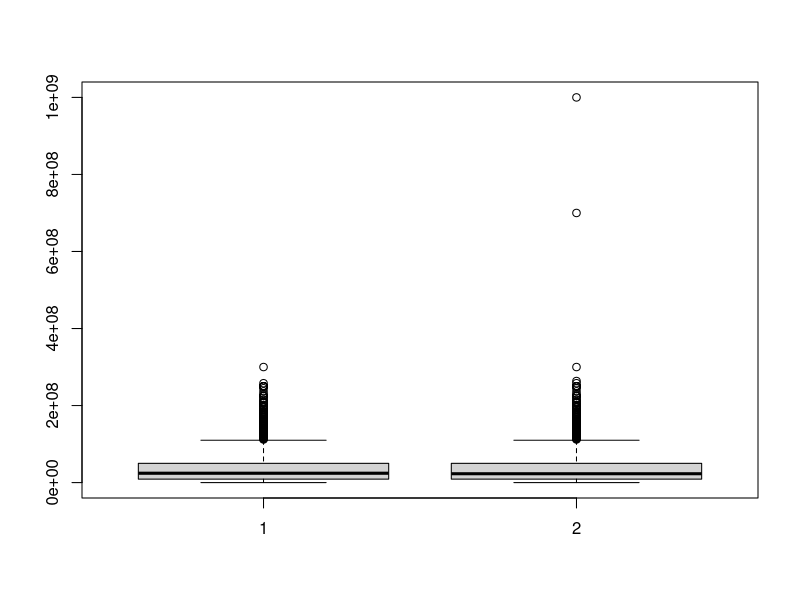
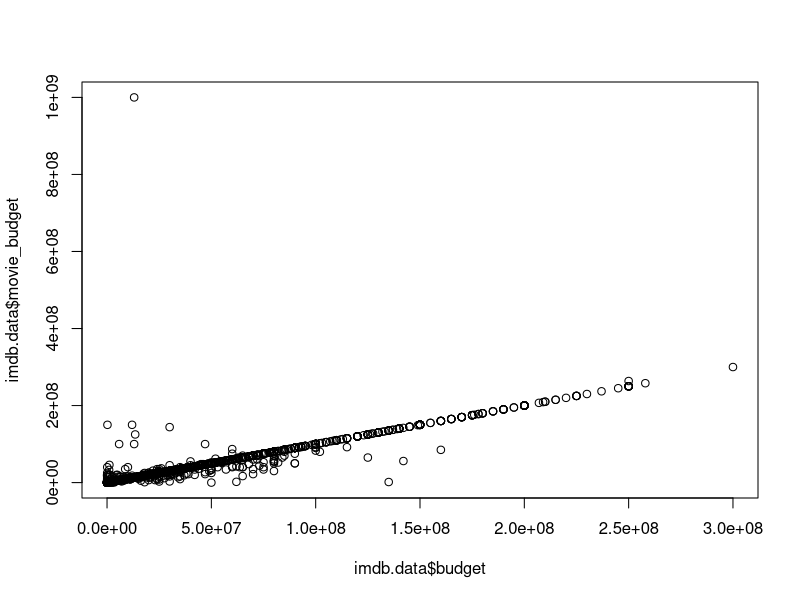

Reproduce these figures in R, in order. (Note: this script raises an error after producing the figures.)
#packages


#Cleaning Script
imdb.data = read.csv('data_final_corrected.csv')
str(imdb.data)
names(imdb.data)
imdb.data = imdb.data[,-c(60:71)] #removing X columns

## Correcting wrong categorical variables into numeric variables
imdb.data$actor_1_star_meter = as.numeric(imdb.data$actor_1_star_meter)
imdb.data$actor_2_star_meter = as.numeric(imdb.data$actor_2_star_meter)
imdb.data$actor_3_star_meter = as.numeric(imdb.data$actor_3_star_meter)
imdb.data$critic_reviews_number = as.numeric(imdb.data$critic_reviews_number)
imdb.data$user_reviews_number = as.numeric(imdb.data$user_reviews_number)
imdb.data$user_votes_number = as.numeric(imdb.data$user_votes_number)
imdb.data$actor_3_facebook_likes = as.numeric(imdb.data$actor_3_facebook_likes)
imdb.data$aspect_ratio = as.factor(imdb.data$aspect_ratio)





unique(imdb.data$aspect_ratio)

## Identifying NAs in rows

getNA = function(row){ any(is.na(row))}
rows.NA = which(apply(imdb.data, 1, getNA)==TRUE)  # get which rows have at least one NA
length(rows.NA)/nrow(imdb.data) #Calculate % of rows with NA values

## Identifying NAs in columns
col.NA = which(apply(imdb.data, 2, getNA)==TRUE)  # get which cols have at least one NA

sort(apply(imdb.data[,col.NA], 2, function(cols) {sum(is.na(cols))/length(cols)}),decreasing = TRUE)#Calculate % of NAs per predictor

#budget and movie budget have the largest amount of NA values, let's explore those two:
summary(imdb.data$budget)
summary(imdb.data$movie_budget)
boxplot(imdb.data$budget,imdb.data$movie_budget)
plot(imdb.data$budget,imdb.data$movie_budget)
cor(imdb.data$budget,imdb.data$movie_budget, use = "complete.obs")

#We can eliminate one of the columns, we will go with budget and also plot_keywords (both greater than 1% of NAs)

imdb.data.noNA = imdb.data[,-c(8,36)]
rows.NA2 = which(apply(imdb.data.noNA, 1, getNA)==TRUE)   
length(rows.NA2)/nrow(imdb.data.noNA) 

medianImput <- preProcess(imdb.data.noNA, method='medianImpute') #predicting missing numerical variables using medianImpute

imdb.data.noNA2 = predict(medianImput,imdb.data.noNA)
rows.NA3 = which(apply(imdb.data.noNA2, 1, getNA)==TRUE)   
length(rows.NA3)/nrow(imdb.data.noNA2)
boxplot(imdb.data.noNA2$movie_budget)
col.NA2 = which(apply(imdb.data.noNA2, 2, getNA)==TRUE)  # get which cols have at least one NA
sort(apply(imdb.data.noNA2[,col.NA2], 2, function(cols) {sum(is.na(cols))/length(cols)}),decreasing = TRUE)#Calculate % of NAs per predictor



imdb.data.noNA3 = imdb.data.noNA2[-rows.NA3,] #This is the database without NAs

names(imdb.data.noNA3)

